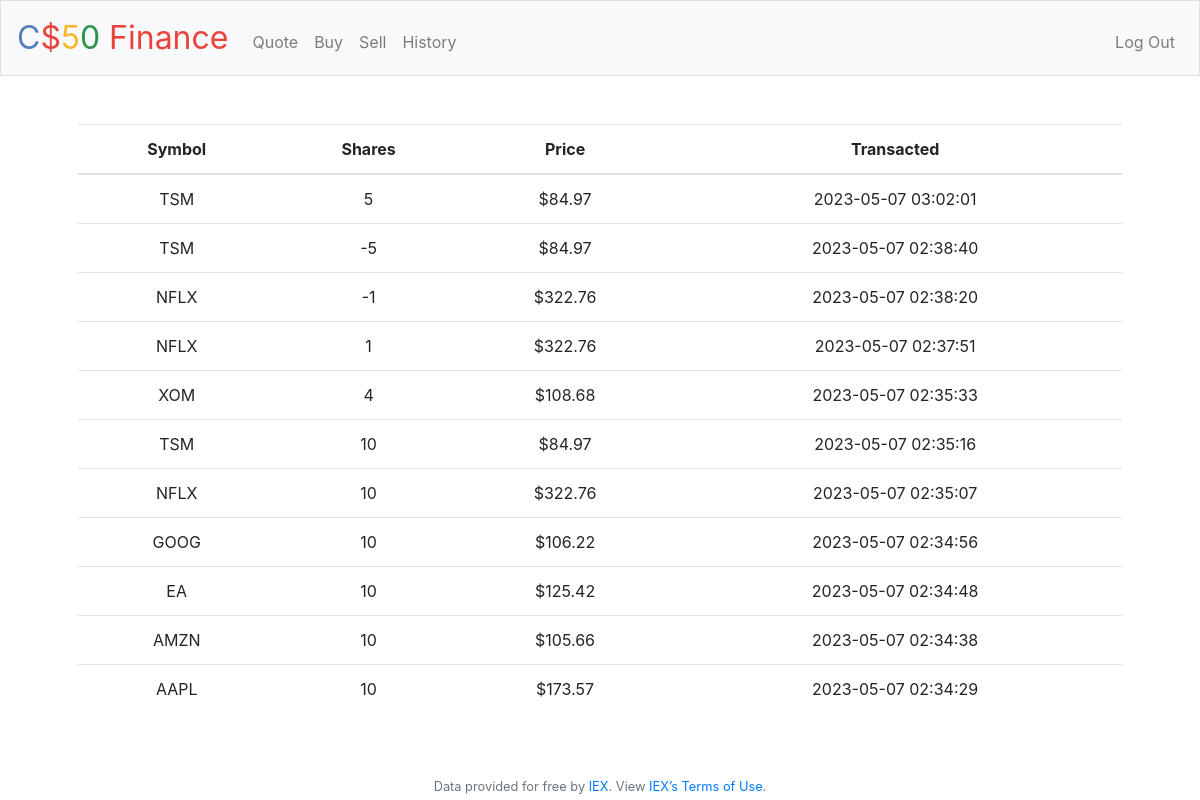
Screenshot of /history (signed in) with the database file from the repository.
### tables this page shows
CREATE TABLE transactions (id INTEGER, user_id INTEGER NOT NULL, symbol CHARACTER NOT NULL, price NUMERIC NOT NULL,  shares INTEGER NOT NULL, date DATETIME DEFAULT CURRENT_TIMESTAMP, PRIMARY KEY (id), FOREIGN KEY (user_id) REFERENCES users(id));

### application.py (the view)
@app.route("/history")
@login_required
def history():
    userid = session["user_id"]
    table = db.execute("SELECT * FROM transactions WHERE user_id=? ORDER BY date DESC", userid)
    return render_template("history.html", table=table)

### application.py (called while the page is built)
@app.after_request
def after_request(response):
    response.headers["Cache-Control"] = "no-cache, no-store, must-revalidate"
    response.headers["Expires"] = 0
    response.headers["Pragma"] = "no-cache"
    return response

### helpers.py (called while the page is built)
def login_required(f):
    @wraps(f)
    def decorated_function(*args, **kwargs):
        if session.get("user_id") is None:
            return redirect("/login")
        return f(*args, **kwargs)
    return decorated_function

def usd(value):
    return f"${value:,.2f}"

### templates/history.html (shortened to what this page needs)
{% extends "layout.html" %}
{% block main %}
    <table class="table">
        <thead>
            <tr>
                <th>Symbol</th>
                <th>Shares</th>
                <th>Price</th>
                <th>Transacted</th>
            </tr>
        </thead>
        <tbody>
            {% for row in table %}
                <tr>
                    <td>{{ row.symbol }}</td>
                    <td>{{ row.shares }}</td>
                    <td>{{ row.price | usd }}</td>
                    <td>{{ row.date }}</td>
                </tr>
            {% endfor %}
        </tbody>
    </table>
{% endblock %}

### templates/layout.html (shortened to what this page needs)
<!DOCTYPE html>
<html lang="en">
    <head>
        <link rel="stylesheet" href="https://cdn.jsdelivr.net/npm/bootstrap@4.5.3/dist/css/bootstrap.min.css">
        <link href="/static/styles.css" rel="stylesheet">
    </head>
    <body>
        <nav class="navbar navbar-expand-md navbar-light bg-light border">
            <a class="navbar-brand" href="/"><span class="blue">C</span><span class="red">$</span><span class="yellow">5</span><span class="green">0</span> <span class="red">Finance</span></a>
            <div class="collapse navbar-collapse" id="navbar">
                {% if session.user_id %}
                    <ul class="navbar-nav mr-auto mt-2">
                        <li class="nav-item"><a class="nav-link" href="/quote">Quote</a></li>
                        <li class="nav-item"><a class="nav-link" href="/buy">Buy</a></li>
                        <li class="nav-item"><a class="nav-link" href="/sell">Sell</a></li>
                        <li class="nav-item"><a class="nav-link" href="/history">History</a></li>
                    </ul>
                    <ul class="navbar-nav ml-auto mt-2">
                        <li class="nav-item"><a class="nav-link" href="/logout">Log Out</a></li>
                    </ul>
                {% else %}
                    <ul class="navbar-nav ml-auto mt-2">
                        <li class="nav-item"><a class="nav-link" href="/register">Register</a></li>
                        <li class="nav-item"><a class="nav-link" href="/login">Log In</a></li>
                    </ul>
                {% endif %}
            </div>
        </nav>
        <main class="container p-5">
            {% block main %}{% endblock %}
        </main>
        <footer class="small text-center text-muted">
            Data provided for free by <a href="https://iextrading.com/developer">IEX</a>. View <a href="https://iextrading.com/api-exhibit-a/">IEX’s Terms of Use</a>.
        </footer>
    </body>
</html>

### static/styles.css (style rules this page uses)
.table { width: 100%; border-color: #dee2e6; }
nav .navbar-brand { font-size: xx-large; }
nav .navbar-brand .blue { color: #537fbe; }
nav .navbar-brand .red { color: #ea433b; }
nav .navbar-brand .yellow { color: #f5b82e; }
nav .navbar-brand .green { color: #2e944b; }
main { overflow-x: auto; text-align: center; }
main table { border-collapse: collapse; }

### rows the page displays
transactions: symbol "TSM", shares "5", price "$84.97", date "2023-05-07 03:02:01"
transactions: symbol "TSM", shares "-5", price "$84.97", date "2023-05-07 02:38:40"
transactions: symbol "NFLX", shares "-1", price "$322.76", date "2023-05-07 02:38:20"
transactions: symbol "NFLX", shares "1", price "$322.76", date "2023-05-07 02:37:51"
transactions: symbol "XOM", shares "4", price "$108.68", date "2023-05-07 02:35:33"
transactions: symbol "TSM", shares "10", price "$84.97", date "2023-05-07 02:35:16"
transactions: symbol "NFLX", shares "10", price "$322.76", date "2023-05-07 02:35:07"
transactions: symbol "GOOG", shares "10", price "$106.22", date "2023-05-07 02:34:56"
transactions: symbol "EA", shares "10", price "$125.42", date "2023-05-07 02:34:48"
transactions: symbol "AMZN", shares "10", price "$105.66", date "2023-05-07 02:34:38"
transactions: symbol "AAPL", shares "10", price "$173.57", date "2023-05-07 02:34:29"
